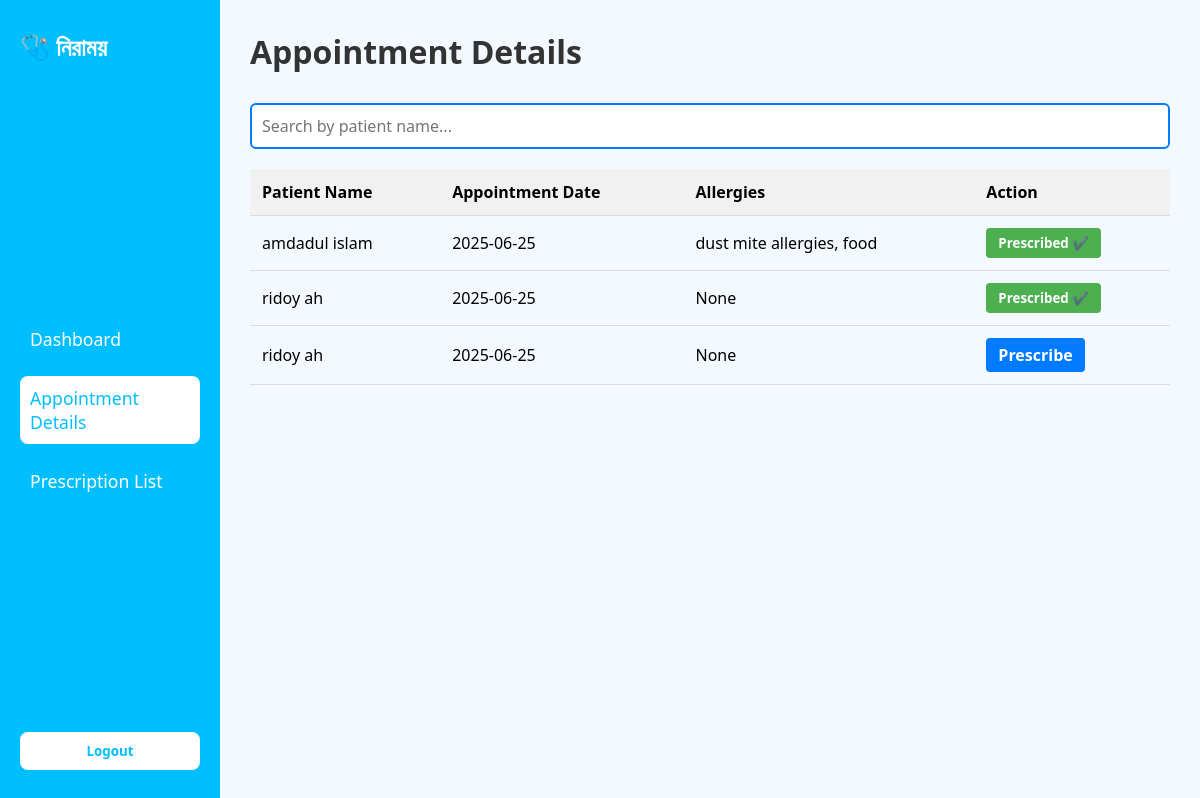
/Doctor_Dashboard/appointmentDetails.php (signed in), run on the app's committed database.
### tables this page shows
CREATE TABLE `appointment_patient` (
  `appointment_id` int(11) NOT NULL,
  `doctor_id` int(11) NOT NULL,
  `hospital_id` int(11) NOT NULL,
  `patient_id` int(11) NOT NULL,
  `appointment_date` date NOT NULL,
  `appointment_time` datetime NOT NULL DEFAULT current_timestamp(),
  `status` varchar(100) DEFAULT NULL,
  `serial_no` int(11) NOT NULL DEFAULT 1
);

CREATE TABLE `patient_list` (
  `id` int(11) NOT NULL,
  `first_name` varchar(100) NOT NULL,
  `last_name` varchar(100) NOT NULL,
  `email` varchar(150) NOT NULL,
  `phone_no` varchar(20) NOT NULL,
  `password` varchar(255) NOT NULL,
  `gender` enum('Male','Female') NOT NULL
);

### Doctor_Dashboard/appointmentDetails.php (the view, shortened to what this page needs)
<?php
include "../Connection.php";
$doctor_id = $_SESSION['doctor_id'];
$sql = "SELECT
          a.appointment_id, a.patient_id, IFNULL(a.status, '') AS status, a.appointment_date,
          p.first_name, p.last_name,
          GROUP_CONCAT(pa.allergy_name SEPARATOR ', ') AS allergies
        FROM appointment_patient a
        JOIN patient_list p ON a.patient_id = p.id
        LEFT JOIN patient_allergies pa ON a.patient_id = pa.patient_id
        WHERE a.doctor_id = $doctor_id
        GROUP BY a.appointment_id
        ORDER BY a.appointment_date DESC";
$result = mysqli_query($conn, $sql);
?>
<!DOCTYPE html>
<html lang="en">
<head>
  <link rel="stylesheet" href="dashboard.css" />
</head>
<body>
  <div class="container">
    <aside class="sidebar">
      <div class="logo">🩺 নিরাময়</div>
      <nav>
        <ul>
          <li><a href="dashboard.php">Dashboard</a></li>
          <li class="active"><a href="appointmentDetails.php">Appointment Details</a></li>
          <li><a href="precriptionList.php">Prescription List</a></li>
        </ul>
      </nav>
      <button class="logout-btn"><a href="../login.php">Logout</a></button>
    </aside>
    <main class="main-content">
      <header>
        <h1>Appointment Details</h1>
      </header>
      <div class="search-box">
        <input type="text" id="searchInput" class="search-input" onkeyup="searchPatient()" placeholder="Search by patient name...">
      </div>
      <section>
        <table id="appointmentTable">
          <thead>
            <tr>
              <th>Patient Name</th>
              <th>Appointment Date</th>
              <th>Allergies</th>
              <th>Action</th>
            </tr>
          </thead>
          <tbody>
            <?php if (mysqli_num_rows($result) > 0): ?>
              <?php while ($row = mysqli_fetch_assoc($result)): ?>
                <tr>
                  <td><?= htmlspecialchars($row['first_name'] . ' ' . $row['last_name']) ?></td>
                  <td><?= htmlspecialchars($row['appointment_date']) ?></td>
                  <td><?= htmlspecialchars($row['allergies'] ?? 'None') ?></td>
                  <td>
                    <?php if ($row['status'] === 'prescribed'): ?>
                      <button disabled class="prescribed-btn">Prescribed ✔️</button>
                    <?php else: ?>
                      <a href="precriptionForm.php?appointment_id=<?= $row['appointment_id'] ?>" class="prescribe-btn">Prescribe</a>
                    <?php endif; ?>
                  </td>
                </tr>
              <?php endwhile; ?>
            <?php else: ?>
              <tr><td colspan="4">No appointments found.</td></tr>
            <?php endif; ?>
          </tbody>
        </table>
      </section>
    </main>
  </div>
</body>
</html>

### Doctor_Dashboard/dashboard.css (style rules this page uses)
* { box-sizing: border-box; margin: 0; padding: 0; font-family: 'Segoe UI', sans-serif; }
body { background: #f4f9ff; }
.container { display: flex; }
.sidebar { position: fixed; top: 0; left: 0; height: 100vh; width: 220px; background: #00bfff; color: white; padding: 30px 20px; display: flex; flex-direction: column; justify-content: space-between; z-index: 1000; }
.sidebar .logo { font-size: 1.5rem; font-weight: bold; margin-bottom: 40px; }
.sidebar nav ul { list-style: none; }
.sidebar nav ul li { margin-bottom: 15px; }
.sidebar nav ul li a { color: white; text-decoration: none; font-size: 1.1rem; display: block; padding: 10px; border-radius: 8px; }
.sidebar nav ul li.active a, .sidebar nav ul li a:hover { background-color: white; color: #00bfff; }
.logout-btn { background: white; color: #00bfff; border: none; padding: 10px; border-radius: 8px; cursor: pointer; font-weight: bold; text-align: center; }
.logout-btn a { text-decoration: none; color: #00bfff; }
.main-content { margin-left: 220px; padding: 30px; width: calc(100% - 220px); min-height: 100vh; }
.main-content h1 { margin-bottom: 30px; color: #333; }
table { width: 100%; border-collapse: collapse; text-align: left; margin-top: 20px; }
thead { background-color: #f1f1f1; }
thead th { padding: 12px; font-weight: bold; }
tbody td { padding: 12px; border-top: 1px solid #ddd; }
.prescribe-btn { background-color: #27ae60; color: white; border: none; padding: 8px 12px; border-radius: 6px; cursor: pointer; }

### Doctor_Dashboard/appointmentDetails.php (style rules this page uses)
.prescribed-btn { background-color: #4caf50; color: white; border: none; padding: 6px 12px; cursor: not-allowed; border-radius: 4px; font-weight: bold; text-align: center; display: inline-block; }
.prescribe-btn { background-color: #007bff; color: white; padding: 6px 12px; border-radius: 4px; text-decoration: none; font-weight: bold; display: inline-block; }
table { width: 100%; border-collapse: collapse; }
th, td { padding: 10px; border-bottom: 1px solid #ddd; text-align: left; }
.search-box { margin: 20px 0; width: 100%; }
.search-input { width: 100%; padding: 10px; font-size: 16px; border: 2px solid #007bff; border-radius: 6px; }

### data on the page
appointment_patient: patient.last_name "amdadul islam", appointment_date "2025-06-25", allergies "dust mite allergies, food", shows "Prescribed ✔️"
appointment_patient: patient.last_name "ridoy ah", appointment_date "2025-06-25", allergies "None", shows "Prescribed ✔️"
appointment_patient: patient.last_name "ridoy ah", appointment_date "2025-06-25", allergies "None"
